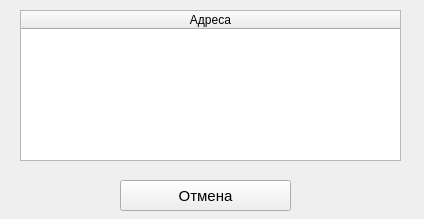
<?xml version="1.0" encoding="UTF-8"?>
<ui version="4.0">
 <class>ListOfEmails</class>
 <widget class="QWidget" name="ListOfEmails">
  <property name="geometry">
   <rect>
    <x>0</x>
    <y>0</y>
    <width>424</width>
    <height>219</height>
   </rect>
  </property>
  <property name="minimumSize">
   <size>
    <width>424</width>
    <height>219</height>
   </size>
  </property>
  <property name="maximumSize">
   <size>
    <width>424</width>
    <height>219</height>
   </size>
  </property>
  <property name="windowTitle">
   <string>Выбрать из списка адресатов</string>
  </property>
  <property name="windowIcon">
   <iconset resource="resurs.qrc">
    <normaloff>:/data/app.ico</normaloff>:/data/app.ico</iconset>
  </property>
  <widget class="QTableWidget" name="adress">
   <property name="geometry">
    <rect>
     <x>20</x>
     <y>10</y>
     <width>381</width>
     <height>151</height>
    </rect>
   </property>
   <property name="columnCount">
    <number>1</number>
   </property>
   <attribute name="horizontalHeaderStretchLastSection">
    <bool>true</bool>
   </attribute>
   <column>
    <property name="text">
     <string>Адреса</string>
    </property>
    <property name="textAlignment">
     <set>AlignCenter</set>
    </property>
   </column>
  </widget>
  <widget class="QPushButton" name="cancel">
   <property name="geometry">
    <rect>
     <x>120</x>
     <y>180</y>
     <width>171</width>
     <height>31</height>
    </rect>
   </property>
   <property name="font">
    <font>
     <pointsize>11</pointsize>
    </font>
   </property>
   <property name="focusPolicy">
    <enum>Qt::NoFocus</enum>
   </property>
   <property name="contextMenuPolicy">
    <enum>Qt::DefaultContextMenu</enum>
   </property>
   <property name="text">
    <string>Отмена</string>
   </property>
  </widget>
 </widget>
 <resources>
  <include location="resurs.qrc"/>
 </resources>
 <connections/>
</ui>
